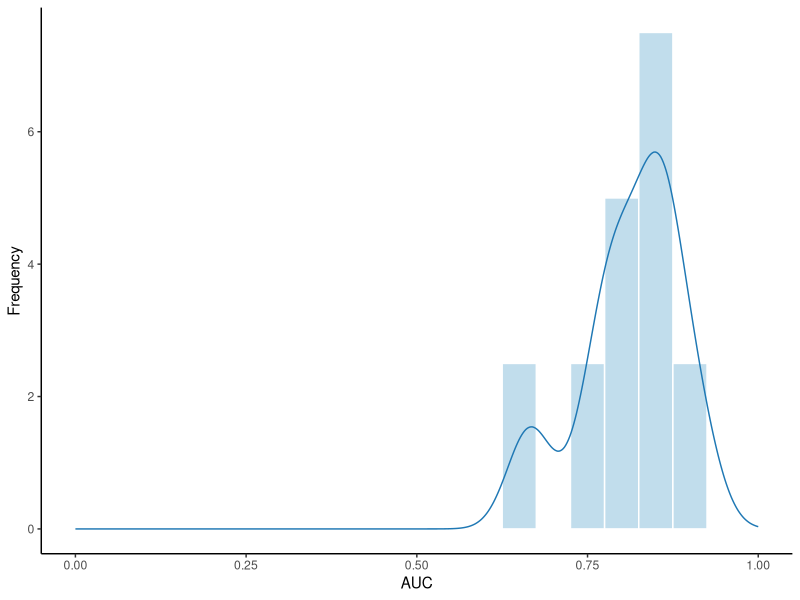
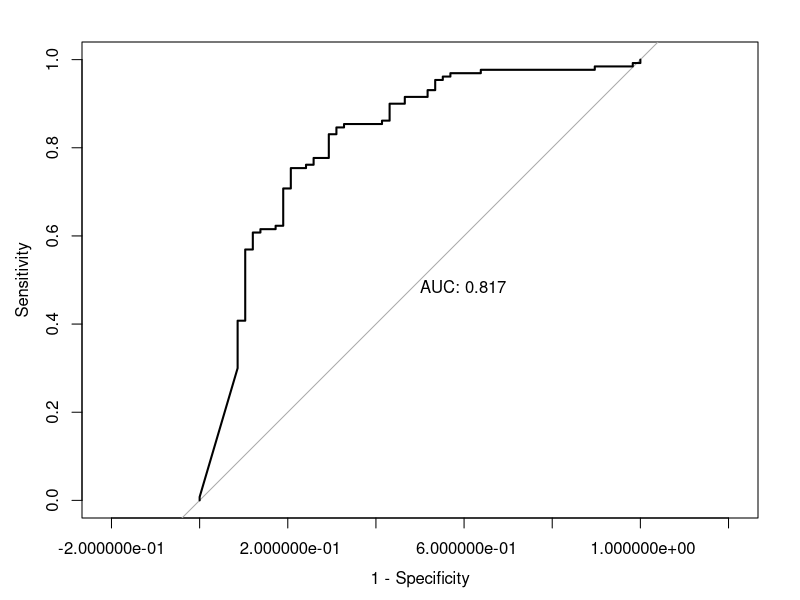
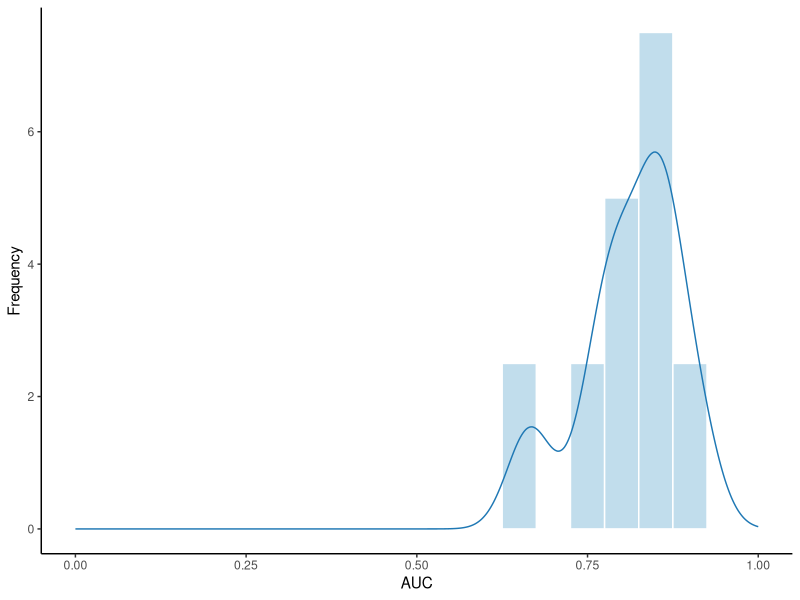

Source code (R) for these figures, in order:
library(pROC)
library(ggplot2)
library(caret)
library(lattice)

df_caps <- read.csv("../data/CAPS TMA 19.7.2019.csv", as.is = T)
df_caps$TMA[df_caps$TMA == "TA 172"] <- "CAPS 172"
colnames(df_caps) <- gsub(pattern = "[..]", replacement = "_", x = colnames(df_caps))
colnames(df_caps) <- gsub(pattern = "__", replacement = "_", x = colnames(df_caps))

df_caps$ratio_tumour_1 <- df_caps$Num_Tumor_1_/df_caps$Num_Tumor
df_caps$ratio_tumour_2 <- df_caps$Num_Tumor_2_/df_caps$Num_Tumor
df_caps$ratio_tumour_3 <- df_caps$Num_Tumor_3_/df_caps$Num_Tumor

# filter out some TMAs
df_caps <- df_caps[df_caps$TMA %in% c("CAPS 170", "CAPS 171", "CAPS 172", "CAPS 173", "CAPS 178", "CAPS 183"),]
table(df_caps$tumor_type)

set.seed(34521)
idx <- createDataPartition(df_caps$tumor_type, times = 2, p = 0.6)

training_dt <- df_caps[idx$Resample1,]
testing_dt <- df_caps[-idx$Resample1,]

## Logistic regression
model_glm = glm(tumor_type ~ ratio_tumour_1 + ratio_tumour_2 + ratio_tumour_3, data = training_dt, family = "binomial")
model_glm_pred = ifelse(predict(model_glm, type = "link") > 0, 1, 0)

train_tab = table(predicted = model_glm_pred, actual = training_dt$tumor_type)

train_con_mat = caret::confusionMatrix(train_tab)
c(train_con_mat$overall["Accuracy"],
  train_con_mat$byClass["Sensitivity"],
  train_con_mat$byClass["Specificity"])

# ROC (figure 3c) ------
test_prob = predict(model_glm, newdata = testing_dt, type = "response")
pdf("../results/fig3c.pdf")
roc(testing_dt$tumor_type, test_prob, plot = TRUE, print.auc = TRUE, legacy.axes=TRUE)
dev.off()

## distribution of AUROC (figure 3d)

set.seed(34521)
idx <- createFolds(df_caps$tumor_type, k = 8)

test_roc_list <- list()
model_list <- list()

for(itor in 1:length(idx)) {
    
    training_dt <- df_caps[-idx[[itor]],]
    testing_dt <- df_caps[idx[[itor]],]
    
    ## Logistic regression
    model_glm = glm(tumor_type ~ ratio_tumour_1 + ratio_tumour_2 + ratio_tumour_3, data = training_dt, family = "binomial")
    model_list[[itor]] <- model_glm
    
    # ROC
    test_prob <- predict(model_glm, newdata = testing_dt, type = "response")
    test_roc_list[[itor]] <- roc(testing_dt$tumor_type ~ test_prob, plot = F, print.auc = F)
}


auc_list <- data.frame(value = sapply(test_roc_list, function(x) return(x$auc)))
p <- ggplot(auc_list, aes(x = value))
# add command to produce a "faded" histogram and select the number of bins
# then overlay density curve (converted to common axis of count)
line_col <- RColorBrewer::brewer.pal(3, "Paired")
p  + 
    geom_histogram(aes(y=..density..),colour = "white", fill = line_col[1], binwidth = 0.05, alpha = 0.7) + geom_density(col = line_col[2]) + xlim(0,1)  + theme_classic() + xlab("AUC") + ylab("Frequency")

ggsave("../results/fig3d.pdf", width = 5, height = 3)

